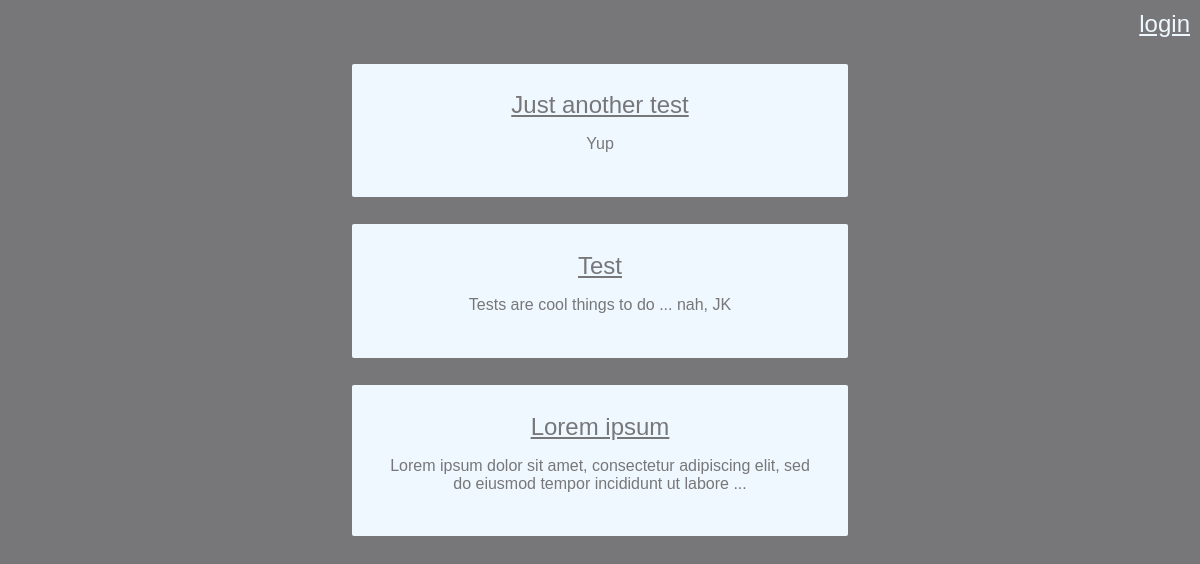
Before: /neige-outside/ with the older database file.
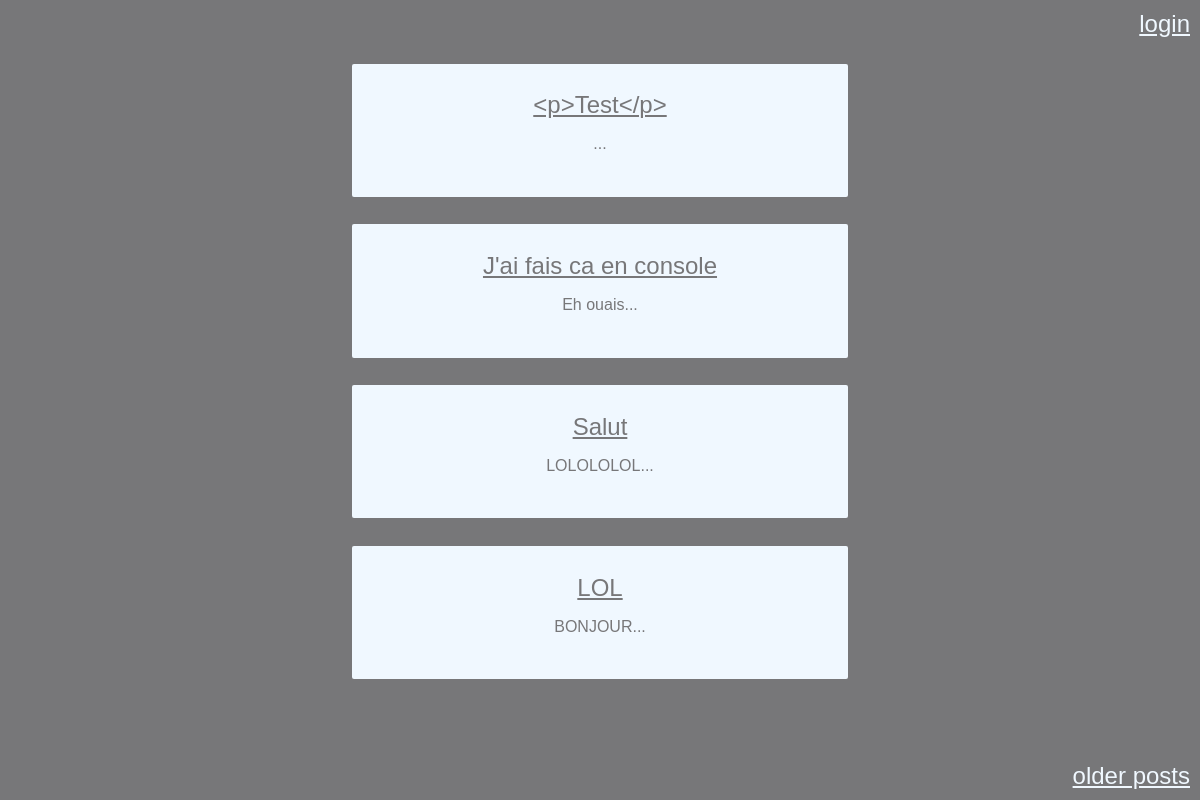
After: the same page with the newer database file.
### neige_outside/models.py (models this page shows, shortened)
class Post(models.Model):
    title = models.CharField(max_length=200)
    text = models.CharField(max_length=10000)
    preview = models.CharField(max_length=104)
    pub_date = models.DateTimeField('date published')

### neige_outside/views.py (the view)
# urls.py: url(r'^neige-outside/$', views.neige_outside),
def neige_outside(request, list_min=0, list_max=4):
    """Template loading"""
    template = loader.get_template("neige_outside/index.html")
    """Template filling"""
    next_min = int(list_min) - 4;
    next_max = int(list_max) + 4;
    print "next_min:" + str(next_min)
    print "next_max:" + str(next_max)
    latest_posts = Post.objects.order_by("-pub_date")[list_min:list_max]
    context = RequestContext(request, {
        "latest_posts": latest_posts,
        "is_auth": request.user.is_authenticated(),
        "min": int(list_min),
        "max": int(list_max),
        "next_min": next_min,
        "next_max": next_max,
        "list_index": len(Post.objects.order_by("-pub_date")[:list_max]),
        "list_size": len(Post.objects.order_by("-pub_date")), })
    """Computed HTML response"""
    return HttpResponse(template.render(context))

### neige_outside/templates/neige_outside/index.html (shortened to what this page needs)
<!DOCTYPE html>
<html lang="en">
<head>
    {% load staticfiles %}
    <link rel="stylesheet" type="text/css" href="{% static 'neige_outside/index.css' %}" />
</head>
<body>
{% if is_auth == True %}
<nav><a href="/neige-outside/logout/">logout</a></nav>
{% else %}
<nav><a href="/neige-outside/login/">login</a></nav>
{% endif %}
{% if latest_posts %}
<ul class="list">
    {% for post in latest_posts %}
    <li class="list_elem"><a href="/neige-outside/{{ post.id }}/">{{ post.title }}</a><p>{{ post.preview }}</p></li>
    {% endfor %}
</ul>
{% else %}
<h1>Nothing here</h1>
<div>
    <p>... for now</p>
</div>
{% endif %}
{% if list_index < list_size%}
<next><a href="/neige-outside/{{ max }}-{{ next_max }}/">older posts</a></next>
{% endif %}
</body>
</html>

### neige_outside/static/neige_outside/index.css (style rules this page uses)
body { background-color: #777779; }
a { font-size: 150%; }
a, p { color: aliceblue; font-family: "Lucinda Grande", "Lucinda Sans Unicode", Helvetica, Arial, Verdana, sans-serif; }
ul { text-align: center; list-style-type: none; padding: 20px; margin-left: 25%; margin-right: 25%; }
li { padding: 0px; }
li a { margin: 0px; display: block; width: 100%; height: 100%; }
.list_elem { -moz-border-radius: 2px; -webkit-border-radius: 2px; padding: 5%; margin: 5%; background-color: aliceblue; }
.list_elem a, p { color: #777779; }
nav { position: fixed; right: 10px; top: 10px; }
next { position: fixed; right: 10px; bottom: 10px; }

Changed rows visible on the page:
no longer on this page (row unchanged): Post: title "Just another test", preview "Yup"
no longer on this page (row unchanged): Post: title "Test", preview "Tests are cool things to do ... nah, JK"
no longer on this page (row unchanged): Post: title "Lorem ipsum", preview "Lorem ipsum dolor sit amet, consectetur adipiscing elit, sed do eiusmod tempor incididunt ut labore ..."
added Post: title "<p>Test</p>", preview "..."
added Post: title "J'ai fais ca en console", preview "Eh ouais..."
added Post: title "Salut", preview "LOLOLOLOL..."
added Post: title "LOL", preview "BONJOUR..."
Other visible differences:
text now shown: "older posts"
